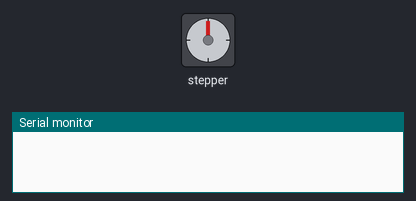
A sketch run on a simulated Arduino Uno, built with avr-gcc and run on an emulated ATmega328P. Shown: stepper motor, the last lines printed to the serial monitor. Wiring (inferred from the names in the program): stepper motor driver (800 steps per turn assumed): step pin 6; direction pin 4.

Above: at 0.15 s.
At 9.76 s:
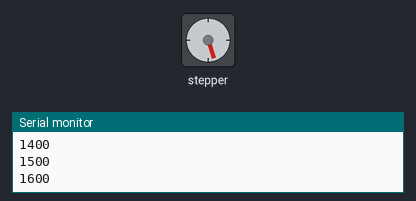
At 19.69 s:
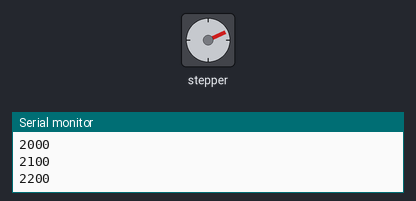
At 39.58 s:
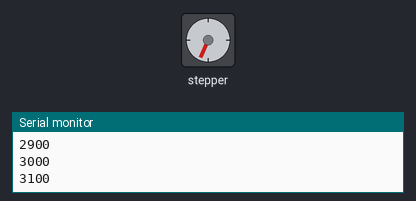
Timing chart, 0 to 40.0 s (numbered marks = the images above):
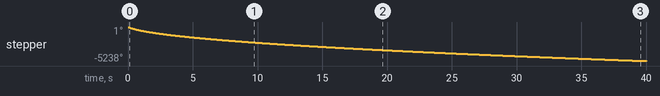

The sketch:

stepper_arduino_test.ino
```cpp
// Define pin connections & motor's steps per revolution
const int dirPin = 4;
const int stepPin = 6;
const int stepsPerRevolution = 800;
int speedd=300;
unsigned long int st=micros();
int count=0;
void setup()
{
  // Declare pins as Outputs
  pinMode(stepPin, OUTPUT);
  pinMode(dirPin, OUTPUT);
   digitalWrite(dirPin, LOW);
   digitalWrite(stepPin, LOW);
   Serial.begin(9600);
}
void loop()
{
  if (micros()>st+speedd)
  {
    st=micros();
    digitalWrite(stepPin, !digitalRead(stepPin));
    count++;
  }
  if (count>=800)
  {
    count=0;
    speedd+=100;
    Serial.println(speedd);
    }


  // Set motor direction counterclockwise


  // Spin motor quickly

//  for(int x = 0; x < stepsPerRevolution; x++)
//  {
//    digitalWrite(stepPin, HIGH);
//    delayMicroseconds(speedd);
//  }
//  speedd+=100;
//  if (speedd>20000)
//  {
//  speedd=20000;
//  }
  //speedd=Serial.parseInt();
  //delay(5000); // Wait a second
}
```

Measured:
- by itself, stepper: keeps turning counter-clockwise at about 131°/s
